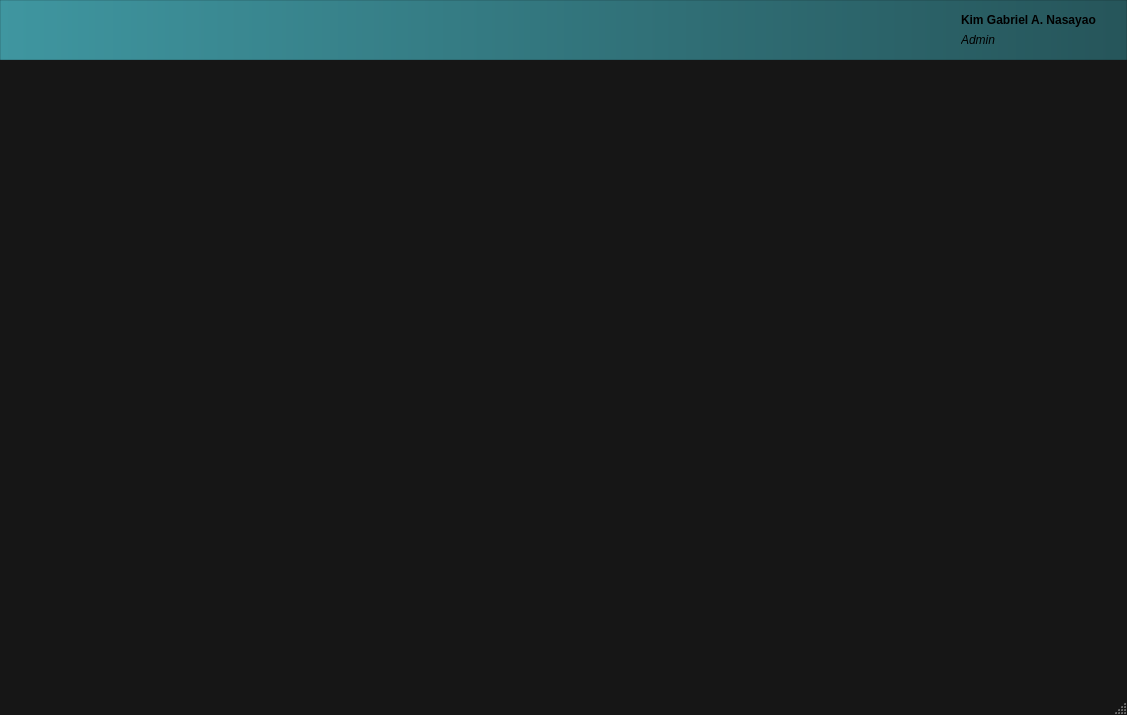
<?xml version="1.0" encoding="UTF-8"?>
<ui version="4.0">
 <class>mainWindow</class>
 <widget class="QMainWindow" name="mainWindow">
  <property name="geometry">
   <rect>
    <x>0</x>
    <y>0</y>
    <width>1127</width>
    <height>715</height>
   </rect>
  </property>
  <property name="font">
   <font>
    <family>Inter</family>
    <pointsize>9</pointsize>
    <italic>false</italic>
    <bold>false</bold>
   </font>
  </property>
  <property name="windowTitle">
   <string>MainWindow</string>
  </property>
  <property name="autoFillBackground">
   <bool>false</bool>
  </property>
  <property name="styleSheet">
   <string notr="true">QMainWindow {
	background-color: rgb(22, 22, 22);
	font: 9pt &quot;Inter&quot;;
}

/* BUTTONS */
QPushButton {
	font: 9pt &quot;Inter&quot;;
	font-weight: bold;
	padding: 0px, 15px;
	background-color: rgb(63, 150, 160);
	border-radius: 3px;
	padding: 0px 15px;
}

QPushButton::hover {
	background-color: rgb(83, 170, 180);
}

#headerFrame QPushButton {
	background: none;
}

/* FRAMES */
QFrame {
  border: none;
}

#headerFrame {
	background-color: qlineargradient(spread:pad, x1:0, y1:0, x2:1, y2:0, stop:0 rgba(63, 150, 160, 255), stop:1 rgba(38, 85, 90, 255));
	border: 1px solid rgba(0, 0, 0, 30);
}

/* LABELS */
#userNameLabel {
	font: 9pt &quot;Inter&quot;;
	font-weight: 600;
}

#userRoleLabel {
	font: 9pt &quot;Inter&quot;;
	font-style: italic;
}</string>
  </property>
  <property name="tabShape">
   <enum>QTabWidget::TabShape::Rounded</enum>
  </property>
  <widget class="QWidget" name="centralwidget">
   <property name="layoutDirection">
    <enum>Qt::LayoutDirection::LeftToRight</enum>
   </property>
   <property name="styleSheet">
    <string notr="true"/>
   </property>
   <layout class="QVBoxLayout" name="verticalLayout_2" stretch="1,0">
    <property name="spacing">
     <number>0</number>
    </property>
    <property name="leftMargin">
     <number>0</number>
    </property>
    <property name="topMargin">
     <number>0</number>
    </property>
    <property name="rightMargin">
     <number>0</number>
    </property>
    <property name="bottomMargin">
     <number>0</number>
    </property>
    <item>
     <widget class="QFrame" name="headerFrame">
      <property name="maximumSize">
       <size>
        <width>16777215</width>
        <height>60</height>
       </size>
      </property>
      <property name="acceptDrops">
       <bool>false</bool>
      </property>
      <property name="styleSheet">
       <string notr="true"/>
      </property>
      <property name="frameShape">
       <enum>QFrame::Shape::NoFrame</enum>
      </property>
      <property name="frameShadow">
       <enum>QFrame::Shadow::Plain</enum>
      </property>
      <property name="lineWidth">
       <number>0</number>
      </property>
      <layout class="QHBoxLayout" name="horizontalLayout_3" stretch="0,5,0,0">
       <property name="spacing">
        <number>0</number>
       </property>
       <property name="leftMargin">
        <number>30</number>
       </property>
       <property name="topMargin">
        <number>5</number>
       </property>
       <property name="rightMargin">
        <number>30</number>
       </property>
       <property name="bottomMargin">
        <number>5</number>
       </property>
       <item>
        <widget class="QPushButton" name="logoButton">
         <property name="sizePolicy">
          <sizepolicy hsizetype="Preferred" vsizetype="Fixed">
           <horstretch>0</horstretch>
           <verstretch>0</verstretch>
          </sizepolicy>
         </property>
         <property name="cursor">
          <cursorShape>PointingHandCursor</cursorShape>
         </property>
         <property name="text">
          <string/>
         </property>
         <property name="icon">
          <iconset>
           <normaloff>../../../assets/Logo.png</normaloff>../../../assets/Logo.png</iconset>
         </property>
         <property name="iconSize">
          <size>
           <width>200</width>
           <height>50</height>
          </size>
         </property>
        </widget>
       </item>
       <item>
        <spacer name="horizontalSpacer_3">
         <property name="orientation">
          <enum>Qt::Orientation::Horizontal</enum>
         </property>
         <property name="sizeHint" stdset="0">
          <size>
           <width>40</width>
           <height>20</height>
          </size>
         </property>
        </spacer>
       </item>
       <item>
        <widget class="QPushButton" name="accountButton">
         <property name="cursor">
          <cursorShape>PointingHandCursor</cursorShape>
         </property>
         <property name="text">
          <string/>
         </property>
         <property name="icon">
          <iconset>
           <normaloff>../../../assets/account.png</normaloff>../../../assets/account.png</iconset>
         </property>
         <property name="iconSize">
          <size>
           <width>40</width>
           <height>40</height>
          </size>
         </property>
        </widget>
       </item>
       <item>
        <widget class="QFrame" name="accountFrame">
         <property name="maximumSize">
          <size>
           <width>16777215</width>
           <height>40</height>
          </size>
         </property>
         <property name="frameShape">
          <enum>QFrame::Shape::StyledPanel</enum>
         </property>
         <property name="frameShadow">
          <enum>QFrame::Shadow::Raised</enum>
         </property>
         <layout class="QVBoxLayout" name="verticalLayout_6">
          <property name="spacing">
           <number>0</number>
          </property>
          <property name="leftMargin">
           <number>0</number>
          </property>
          <property name="topMargin">
           <number>0</number>
          </property>
          <property name="rightMargin">
           <number>0</number>
          </property>
          <property name="bottomMargin">
           <number>0</number>
          </property>
          <item>
           <widget class="QLabel" name="userNameLabel">
            <property name="text">
             <string>Kim Gabriel A. Nasayao</string>
            </property>
           </widget>
          </item>
          <item>
           <widget class="QLabel" name="userRoleLabel">
            <property name="text">
             <string>Admin</string>
            </property>
           </widget>
          </item>
         </layout>
        </widget>
       </item>
      </layout>
     </widget>
    </item>
    <item>
     <widget class="QStackedWidget" name="stackedWidget">
      <widget class="QWidget" name="page"/>
      <widget class="QWidget" name="page_2"/>
     </widget>
    </item>
   </layout>
  </widget>
  <widget class="QStatusBar" name="statusBar"/>
 </widget>
 <resources/>
 <connections/>
</ui>
